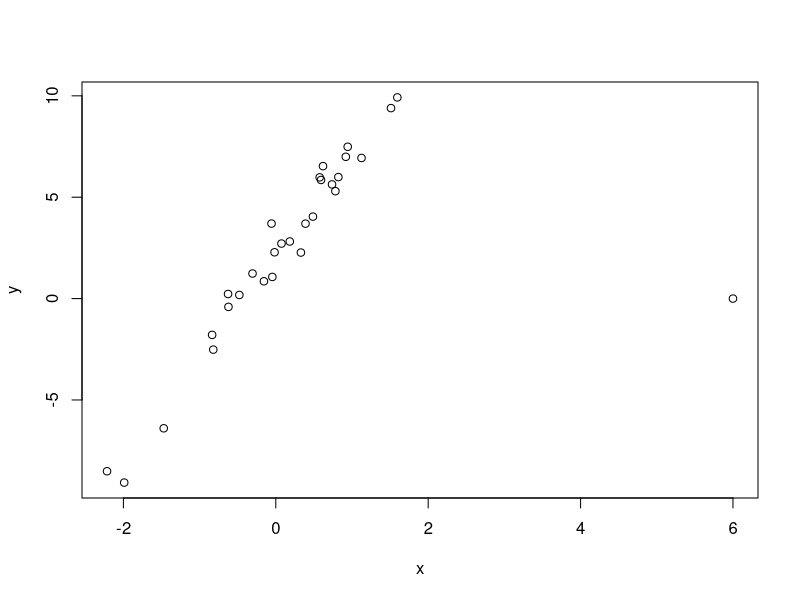
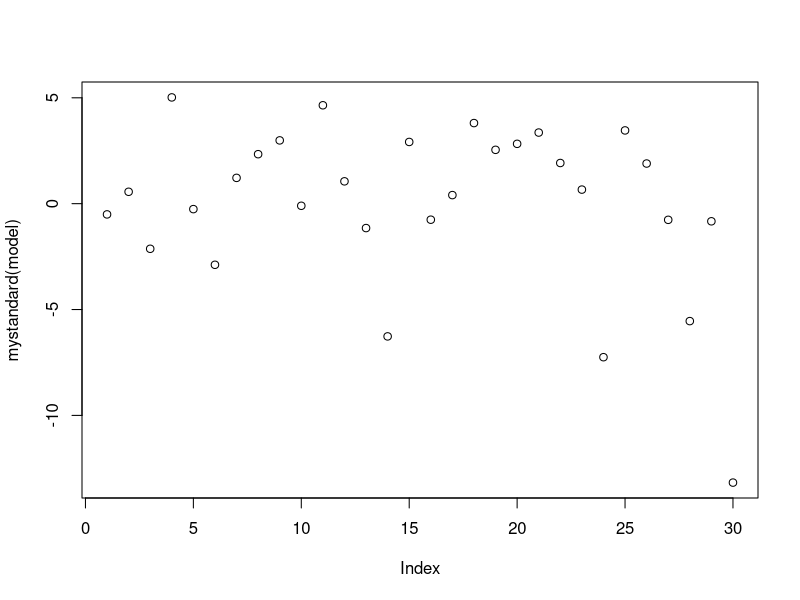
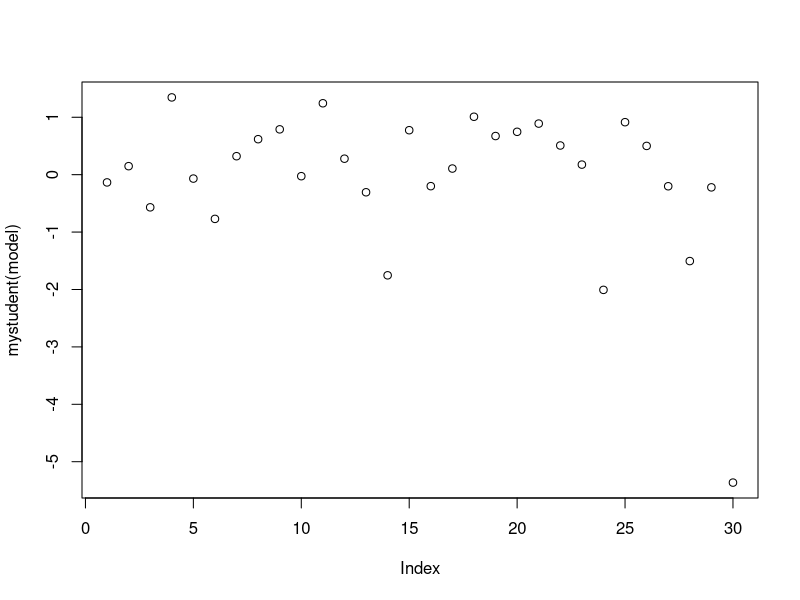
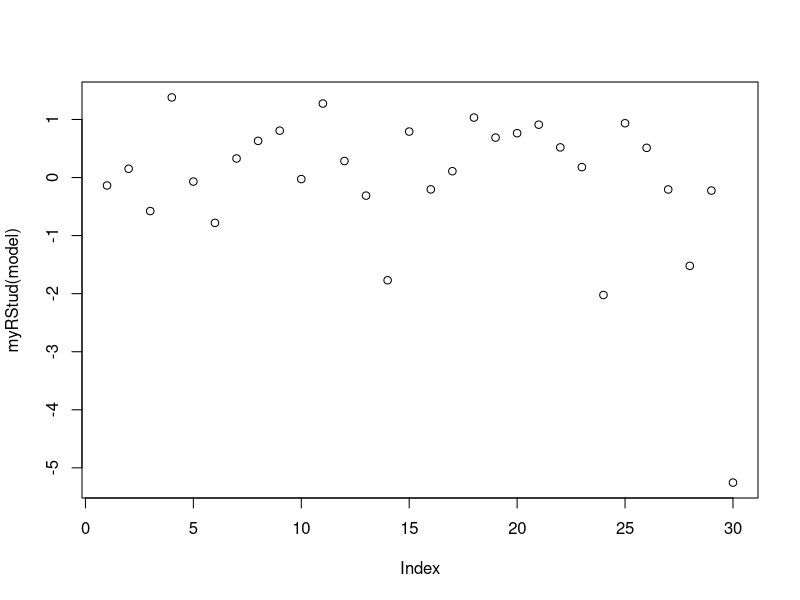
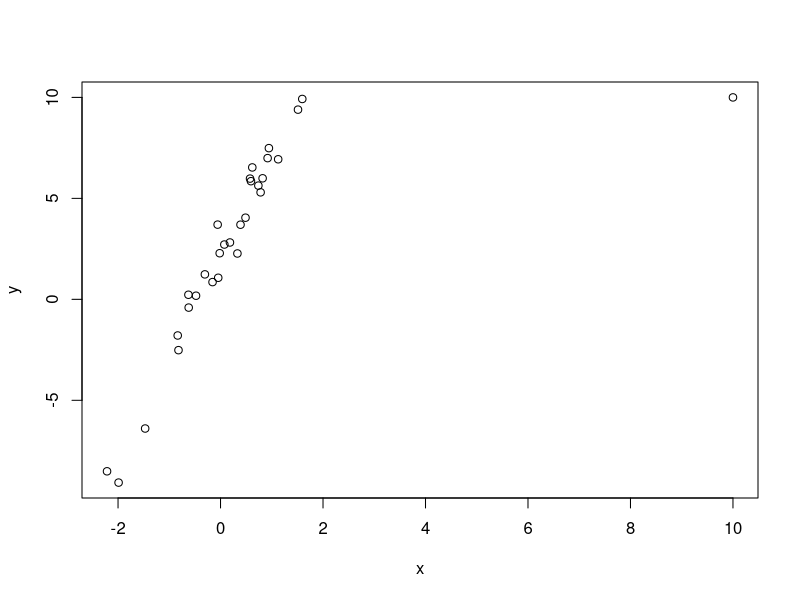
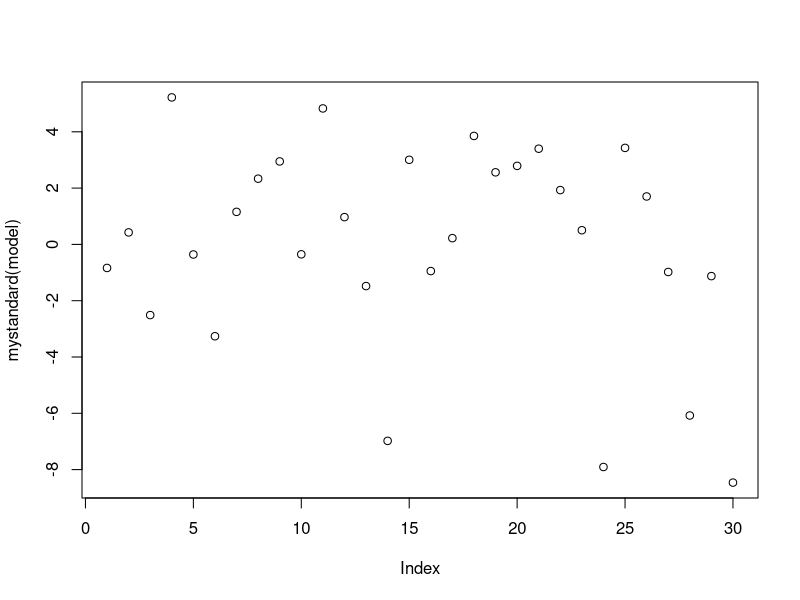
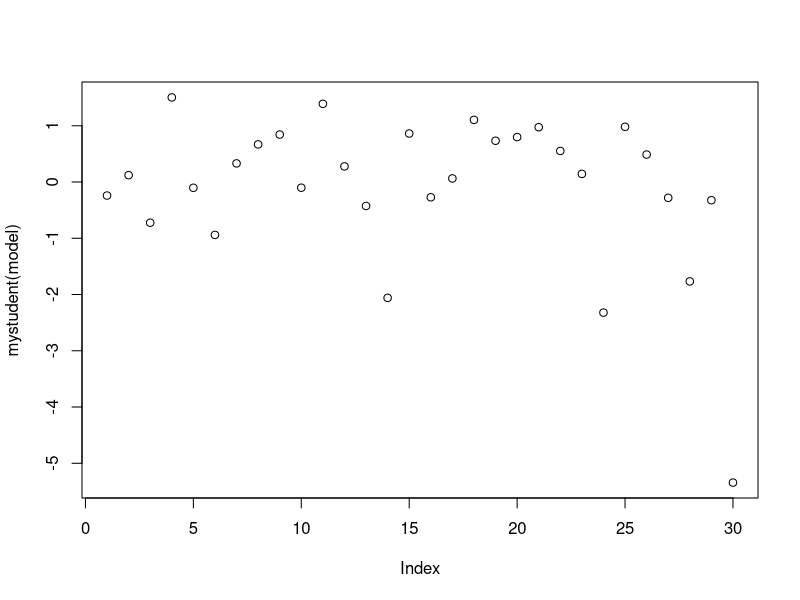
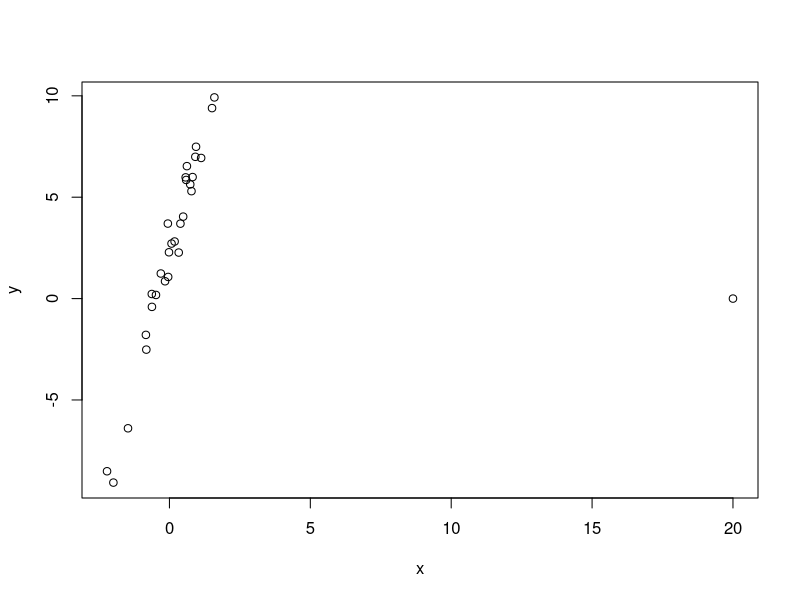

Recreate these plots in R, in order.
## Team Assignment 5
#
#  Please submit one set of answers per team. All answers can be submitted
#  in an annotated R file.

mse <- function(sm) {
  return(mean(sm$residuals ^ 2))
}

mystandard <- function(sm) {
  return(sm$residuals) / sqrt(mse(sm))
}

mystudent <- function(sm) {
  hats <- hatvalues(sm)
  return((sm$residuals) / (sqrt(mse(sm) * (1 - hats))))
}

myPRESS <- function(sm) {
  hats <- hatvalues(sm)
  return(sum((sm$residuals / (1 - hats)) ^ 2))
}

myRStud <- function(sm) {
  n <- length(sm$residuals)
  hats <- hatvalues(sm)
  s2 <- ((n - sm$rank - 1) * mse(sm) - sm$residuals/(1 - hats)) / (n - sm$rank)
  return(sm$residuals / sqrt(s2 * (1 - hats)))
}
# Question 1: For each part of this problem, you are to create (or find) a
##  data set suitable for simple linear regression (with about 30 observations)
##  that satisfies the given specifications.  If it is not possible, explain
##  why it isn't possible.
##  For this question, in addition to the annotated R file please provide a
##  PDF document that includes plots of your data that show the interesting
##  points.
##
##  (a) The data set has a point that is clearly visible for all four types of
##      residuals discussed -- standardized, studentized, PRESS, R-student.
set.seed(1)
x <- rnorm(30)
x[30] <- 6
y <- 5 * x + 2 + rnorm(30,0,1)
y[30] <- 0
plot(y ~ x)
model <- lm(y ~ x)

plot(mystandard(model))
plot(mystudent(model))
myPRESS(model)
plot(myRStud(model))

##  (b) The data set has a point that stands out when viewing studentized
##      residuals but not when viewing standardized residuals.
set.seed(1)
x <- rnorm(30)
x[30] <- 10
y <- 5 * x + 2 + rnorm(30,0,1)
y[30] <- 10
plot(y ~ x)
model <- lm(y ~ x)

plot(mystandard(model))
plot(mystudent(model))

##  (c) The data set has a point that stands out when viewing PRESS
##      residuals but not when viewing standardized residuals.
set.seed(1)
x <- rnorm(30)
x[30] <- 20
y <- 5 * x + 2 + rnorm(30,0,1)
y[30] <- 0
plot(y ~ x)
model <- lm(y ~ x)

plot(mystandard(model))
myPRESS(model)

##  (d) The data set has a point that stands out when viewing R-student
##      residuals but not when viewing standardized residuals.
set.seed(1)
x <- rnorm(30)
x[30] <- 10
y <- 5 * x + 2 + rnorm(30,0,1)
y[30] <- 10
plot(y ~ x)
model <- lm(y ~ x)

plot(mystandard(model))
plot(myRStud(model))


##  (e) The data set has a point that stands out when viewing PRESS
##      residuals but not when viewing studentized residuals.
set.seed(1)
x <- rnorm(30)
x[30] <- 6
y <- 5 * x + 2 + rnorm(30,0,1)
plot(y ~ x)
model <- lm(y ~ x)

plot(mystudent(model))
myPRESS(model)

##  (f) The data set has a point that stands out when viewing R-student
##      residuals but not when viewing PRESS residuals.
set.seed(1)
x <- rnorm(30)
y <- 5 * x + 2 + rnorm(30,0,1)
y[30] <- -10
plot(y ~ x)
model <- lm(y ~ x)

myPRESS(model)
plot(myRStud(model))

# Question 2: For each part of this problem, you are to create (or find) a
##  data set suitable for simple linear regression (with about 30 observations)
##  that satisfies the given specifications on the variance of the residuals
##  For this question, in addition to the annotated R file please provide
##  plots of your residuals that show the required characteristic.  (Put
##  the plots in the PDF used for Question 1.)
##
##  (a) The residuals have constant variance.
set.seed(1)
x <- (1:300)/300
y <- x + rnorm(300,0,1)
model <- lm(y ~ x)
plot(model$residuals ~ x)
##  (b) The residuals have variance proportional to E(y).
set.seed(1)
x <- (1:300)/300
y <- x
y <- y + rnorm(300,0,y)
model <- lm(y ~ x)
plot(model$residuals ~ x)
##  (c) The residuals have variance proportional to E(y)^2.
set.seed(1)
x <- (1:300)/300
y <- x
y <- y + rnorm(300,0,y^2)
model <- lm(y ~ x)
plot(model$residuals ~ x)
##  (d) The residuals have variance proportional to 1/E(y).
set.seed(1)
x <- (1:300)/300
y <- x
y <- y + rnorm(300,0,1/y)
model <- lm(y ~ x)
plot(model$residuals ~ x)
##  (e) The residuals have variance proportional to C-E(y) for some constant C.
set.seed(1)
x <- (1:300)/300
y <- x
y <- y + rnorm(300,0,10-y)
model <- lm(y ~ x)
plot(model$residuals ~ x)
##  (f) The residuals have variance proportional to E(y)(C-E(y)) for some constant C.
set.seed(1)
x <- (1:300)/300
y <- x
y <- y + rnorm(300,0,y*(10-y))
model <- lm(y ~ x)
plot(model$residuals ~ x)
